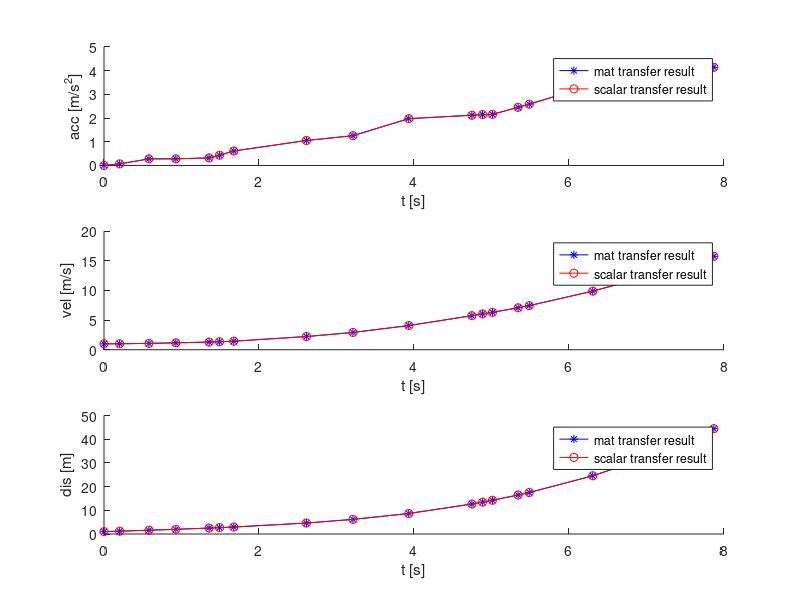

The MATLAB source for this figure:
%% 速度规划问题定义
k = 20; %规划离散时间域/优化维数   
dis0 = 1; %初始位置
vel0 = 1; %初始速度
acc0 = 0; %初始加速度
dt = rand(k, 1);    %离散时间间隔序列，此处用随机数验证
jerk = rand(k, 1);  %离散加加速度，此处用随机数验证

%% 初始量转换为向量和矩阵
S0 = ones(k, 1) * dis0;
V0 = ones(k, 1) * vel0;
A0 = ones(k, 1) * acc0;
JERK = jerk;
A = tril(ones(k));
B = tril(ones(k), -1);
T = diag(dt);

%% 矩阵转移公式的k步结果
ACC_FROM_MAT = A0 + A*T*JERK;
VEL_FROM_MAT = V0 + A*T*A0 + (A*T*B*T + 1/2*A*T*T)*JERK;
DIS_FROM_MAT = S0 + A*T*V0 + (A*T*B*T + 1/2*A*T*T)*A0 + (A*T*B*T*B*T+1/2*A*T*B*T*T+1/2*A*T*T*B*T+1/6*A*T*T*T)*JERK;
ACC_FROM_MAT = [acc0; ACC_FROM_MAT];
VEL_FROM_MAT = [vel0; VEL_FROM_MAT];
DIS_FROM_MAT = [dis0; DIS_FROM_MAT];

%% 标量转移公式的k步结果
ACC_FROM_SCALAR = [acc0];
VEL_FROM_SCALAR = [vel0];
DIS_FROM_SCALAR = [dis0];
for i = 1 : 1 : k
    acc = ACC_FROM_SCALAR(i) + jerk(i)*dt(i);
    vel = VEL_FROM_SCALAR(i) + ACC_FROM_SCALAR(i)*dt(i) + 1/2*jerk(i)*dt(i)^2;
    dis = DIS_FROM_SCALAR(i) + VEL_FROM_SCALAR(i)*dt(i) + 1/2*ACC_FROM_SCALAR(i)*dt(i)^2 + 1/6*jerk(i)*dt(i)^3;
    ACC_FROM_SCALAR = [ACC_FROM_SCALAR; acc];
    VEL_FROM_SCALAR = [VEL_FROM_SCALAR; vel];
    DIS_FROM_SCALAR = [DIS_FROM_SCALAR; dis];
end

%% 对比矩阵转移和标量转移
total_time = sum(dt);
origin_time = [0; cumsum(dt)];
figure;
subplot(3,1,1);
hold on;
plot(origin_time, ACC_FROM_MAT, 'b*-', origin_time, ACC_FROM_SCALAR, 'ro-');
xlabel('t [s]');
ylabel('acc [m/s^2]');
legend('mat transfer result', 'scalar transfer result');
hold off;
subplot(3,1,2);
hold on;
plot(origin_time, VEL_FROM_MAT, 'b*-', origin_time, VEL_FROM_SCALAR, 'ro-');
xlabel('t [s]');
ylabel('vel [m/s]');
legend('mat transfer result', 'scalar transfer result');
hold off;
subplot(3,1,3);
hold on;
plot(origin_time, DIS_FROM_MAT, 'b*-', origin_time, DIS_FROM_SCALAR, 'ro-');
xlabel('t [s]');
ylabel('dis [m]');
legend('mat transfer result', 'scalar transfer result');
hold off;
